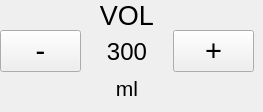
        <widget class="QWidget" name="tab_7">
         <attribute name="title">
          <string>VOLUMEN</string>
         </attribute>
         <widget class="QWidget" name="layoutWidget_3">
          <property name="geometry">
           <rect>
            <x>0</x>
            <y>0</y>
            <width>254</width>
            <height>103</height>
           </rect>
          </property>
          <layout class="QHBoxLayout" name="horizontalLayout_11">
           <item>
            <widget class="QPushButton" name="pushButton_minVol">
             <property name="font">
              <font>
               <pointsize>22</pointsize>
               <underline>false</underline>
              </font>
             </property>
             <property name="text">
              <string>-</string>
             </property>
            </widget>
           </item>
           <item>
            <layout class="QVBoxLayout" name="verticalLayout_3">
             <item>
              <widget class="QLabel" name="label_43">
               <property name="font">
                <font>
                 <pointsize>20</pointsize>
                </font>
               </property>
               <property name="layoutDirection">
                <enum>Qt::LeftToRight</enum>
               </property>
               <property name="text">
                <string>VOL</string>
               </property>
               <property name="alignment">
                <set>Qt::AlignCenter</set>
               </property>
              </widget>
             </item>
             <item>
              <widget class="QLabel" name="label_press_volsetpoint">
               <property name="font">
                <font>
                 <pointsize>18</pointsize>
                </font>
               </property>
               <property name="layoutDirection">
                <enum>Qt::LeftToRight</enum>
               </property>
               <property name="text">
                <string>300</string>
               </property>
               <property name="alignment">
                <set>Qt::AlignCenter</set>
               </property>
              </widget>
             </item>
             <item>
              <widget class="QLabel" name="label_45">
               <property name="font">
                <font>
                 <pointsize>16</pointsize>
                </font>
               </property>
               <property name="layoutDirection">
                <enum>Qt::LeftToRight</enum>
               </property>
               <property name="text">
                <string>ml</string>
               </property>
               <property name="alignment">
                <set>Qt::AlignCenter</set>
               </property>
              </widget>
             </item>
            </layout>
           </item>
           <item>
            <widget class="QPushButton" name="pushButton_moreVol">
             <property name="font">
              <font>
               <pointsize>22</pointsize>
               <underline>false</underline>
              </font>
             </property>
             <property name="text">
              <string>+</string>
             </property>
            </widget>
           </item>
          </layout>
         </widget>
        </widget>
